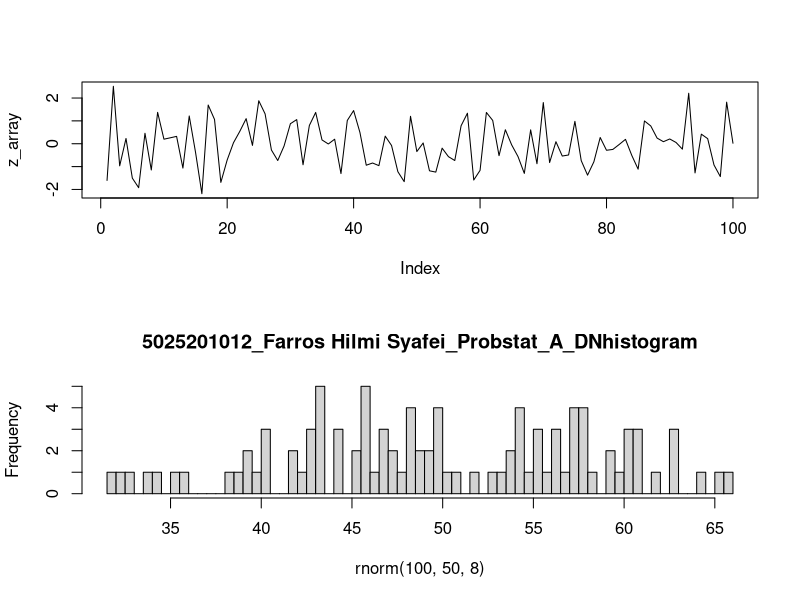

Source code (R):
# Poin 6a
x1 = 0
x2 = 0
n = 100
m = 50
sd = 8

par(mfrow = c(2,1))
data = rnorm(n=n, mean=m, sd=sd)
z_array = c()

for (d in data)
{
  z = (d - m)/sd
  z_array = append(z_array, z)
  
  if (d < m)
  {
    x1 = x1 + 1
  }
  else
  {
    x2 = x2 + 1
  }
}

result = plot(z_array, type='l')
paste("Rata-rata adalah", m)
paste("x1 adalah", x1)
paste("x2 adalah", x2)

# Poin 6b
h = hist(rnorm(100, 50, 8), breaks = 50, main="5025201012_Farros Hilmi Syafei_Probstat_A_DNhistogram")

# Poin 6c
varian = sd * sd
paste("varian adalah", varian)
